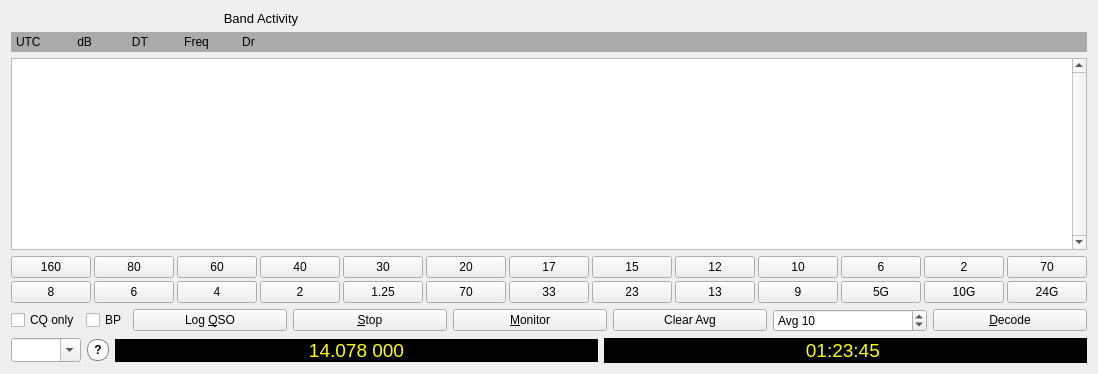
      <widget class="QWidget" name="layoutWidget">
       <layout class="QVBoxLayout" name="verticalLayout_3">
        <item>
         <widget class="QLabel" name="lh_decodes_title_label">
          <property name="maximumSize">
           <size>
            <width>500</width>
            <height>16777215</height>
           </size>
          </property>
          <property name="font">
           <font>
            <pointsize>10</pointsize>
            <bold>false</bold>
           </font>
          </property>
          <property name="text">
           <string>Band Activity</string>
          </property>
          <property name="alignment">
           <set>Qt::AlignCenter</set>
          </property>
         </widget>
        </item>
        <item>
         <widget class="QLabel" name="lh_decodes_headings_label">
          <property name="minimumSize">
           <size>
            <width>300</width>
            <height>20</height>
           </size>
          </property>
          <property name="maximumSize">
           <size>
            <width>16777215</width>
            <height>20</height>
           </size>
          </property>
          <property name="palette">
           <palette>
            <active>
             <colorrole role="Base">
              <brush brushstyle="SolidPattern">
               <color alpha="255">
                <red>252</red>
                <green>252</green>
                <blue>252</blue>
               </color>
              </brush>
             </colorrole>
             <colorrole role="Window">
              <brush brushstyle="SolidPattern">
               <color alpha="255">
                <red>170</red>
                <green>170</green>
                <blue>170</blue>
               </color>
              </brush>
             </colorrole>
            </active>
            <inactive>
             <colorrole role="Base">
              <brush brushstyle="SolidPattern">
               <color alpha="255">
                <red>252</red>
                <green>252</green>
                <blue>252</blue>
               </color>
              </brush>
             </colorrole>
             <colorrole role="Window">
              <brush brushstyle="SolidPattern">
               <color alpha="255">
                <red>170</red>
                <green>170</green>
                <blue>170</blue>
               </color>
              </brush>
             </colorrole>
            </inactive>
            <disabled>
             <colorrole role="Base">
              <brush brushstyle="SolidPattern">
               <color alpha="255">
                <red>170</red>
                <green>170</green>
                <blue>170</blue>
               </color>
              </brush>
             </colorrole>
             <colorrole role="Window">
              <brush brushstyle="SolidPattern">
               <color alpha="255">
                <red>170</red>
                <green>170</green>
                <blue>170</blue>
               </color>
              </brush>
             </colorrole>
            </disabled>
           </palette>
          </property>
          <property name="autoFillBackground">
           <bool>true</bool>
          </property>
          <property name="text">
           <string>UTC           dB            DT           Freq          Dr </string>
          </property>
          <property name="textFormat">
           <enum>Qt::PlainText</enum>
          </property>
          <property name="indent">
           <number>5</number>
          </property>
         </widget>
        </item>
        <item>
         <widget class="DisplayText" name="decodedTextBrowser">
          <property name="frameShape">
           <enum>QFrame::StyledPanel</enum>
          </property>
          <property name="verticalScrollBarPolicy">
           <enum>Qt::ScrollBarAlwaysOn</enum>
          </property>
          <property name="horizontalScrollBarPolicy">
           <enum>Qt::ScrollBarAsNeeded</enum>
          </property>
          <property name="cursorWidth">
           <number>0</number>
          </property>
          <property name="textInteractionFlags">
           <set>Qt::TextSelectableByKeyboard|Qt::TextSelectableByMouse</set>
          </property>
         </widget>
        </item>
        <item>
         <layout class="QGridLayout" name="Band_buttons_Layout">
          <property name="spacing">
           <number>3</number>
          </property>
          <item row="0" column="3">
           <widget class="QPushButton" name="pb40">
            <property name="minimumSize">
             <size>
              <width>20</width>
              <height>0</height>
             </size>
            </property>
            <property name="focusPolicy">
             <enum>Qt::StrongFocus</enum>
            </property>
            <property name="text">
             <string>40</string>
            </property>
           </widget>
          </item>
          <item row="0" column="9">
           <widget class="QPushButton" name="pb10">
            <property name="minimumSize">
             <size>
              <width>20</width>
              <height>0</height>
             </size>
            </property>
            <property name="focusPolicy">
             <enum>Qt::StrongFocus</enum>
            </property>
            <property name="text">
             <string>10</string>
            </property>
           </widget>
          </item>
          <item row="0" column="6">
           <widget class="QPushButton" name="pb17">
            <property name="minimumSize">
             <size>
              <width>20</width>
              <height>0</height>
             </size>
            </property>
            <property name="focusPolicy">
             <enum>Qt::StrongFocus</enum>
            </property>
            <property name="text">
             <string>17</string>
            </property>
           </widget>
          </item>
          <item row="0" column="2">
           <widget class="QPushButton" name="pb60">
            <property name="minimumSize">
             <size>
              <width>20</width>
              <height>0</height>
             </size>
            </property>
            <property name="text">
             <string>60</string>
            </property>
           </widget>
          </item>
          <item row="0" column="8">
           <widget class="QPushButton" name="pb12">
            <property name="minimumSize">
             <size>
              <width>20</width>
              <height>0</height>
             </size>
            </property>
            <property name="focusPolicy">
             <enum>Qt::StrongFocus</enum>
            </property>
            <property name="text">
             <string>12</string>
            </property>
           </widget>
          </item>
          <item row="0" column="0">
           <widget class="QPushButton" name="pb160">
            <property name="minimumSize">
             <size>
              <width>25</width>
              <height>0</height>
             </size>
            </property>
            <property name="text">
             <string>160</string>
            </property>
           </widget>
          </item>
          <item row="0" column="5">
           <widget class="QPushButton" name="pb20">
            <property name="minimumSize">
             <size>
              <width>20</width>
              <height>0</height>
             </size>
            </property>
            <property name="focusPolicy">
             <enum>Qt::StrongFocus</enum>
            </property>
            <property name="text">
             <string>20</string>
            </property>
           </widget>
          </item>
          <item row="0" column="1">
           <widget class="QPushButton" name="pb80">
            <property name="minimumSize">
             <size>
              <width>20</width>
              <height>0</height>
             </size>
            </property>
            <property name="focusPolicy">
             <enum>Qt::StrongFocus</enum>
            </property>
            <property name="text">
             <string>80</string>
            </property>
           </widget>
          </item>
          <item row="0" column="7">
           <widget class="QPushButton" name="pb15">
            <property name="minimumSize">
             <size>
              <width>20</width>
              <height>0</height>
             </size>
            </property>
            <property name="focusPolicy">
             <enum>Qt::StrongFocus</enum>
            </property>
            <property name="text">
             <string>15</string>
            </property>
           </widget>
          </item>
          <item row="0" column="11">
           <widget class="QPushButton" name="pb2">
            <property name="minimumSize">
             <size>
              <width>15</width>
              <height>0</height>
             </size>
            </property>
            <property name="focusPolicy">
             <enum>Qt::StrongFocus</enum>
            </property>
            <property name="text">
             <string>2</string>
            </property>
           </widget>
          </item>
          <item row="0" column="4">
           <widget class="QPushButton" name="pb30">
            <property name="minimumSize">
             <size>
              <width>20</width>
              <height>0</height>
             </size>
            </property>
            <property name="focusPolicy">
             <enum>Qt::StrongFocus</enum>
            </property>
            <property name="text">
             <string>30</string>
            </property>
           </widget>
          </item>
          <item row="0" column="10">
           <widget class="QPushButton" name="pb6">
            <property name="minimumSize">
             <size>
              <width>15</width>
              <height>0</height>
             </size>
            </property>
            <property name="focusPolicy">
             <enum>Qt::StrongFocus</enum>
            </property>
            <property name="text">
             <string>6</string>
            </property>
           </widget>
          </item>
          <item row="1" column="11">
           <widget class="QPushButton" name="pb10G">
            <property name="minimumSize">
             <size>
              <width>25</width>
              <height>0</height>
             </size>
            </property>
            <property name="text">
             <string>10G</string>
            </property>
           </widget>
          </item>
          <item row="1" column="10">
           <widget class="QPushButton" name="pb5G">
            <property name="minimumSize">
             <size>
              <width>25</width>
              <height>0</height>
             </size>
            </property>
            <property name="text">
             <string>5G</string>
            </property>
           </widget>
          </item>
          <item row="1" column="9">
           <widget class="QPushButton" name="pb9">
            <property name="minimumSize">
             <size>
              <width>25</width>
              <height>0</height>
             </size>
            </property>
            <property name="text">
             <string>9</string>
            </property>
           </widget>
          </item>
          <item row="1" column="8">
           <widget class="QPushButton" name="pb13">
            <property name="minimumSize">
             <size>
              <width>25</width>
              <height>0</height>
             </size>
            </property>
            <property name="text">
             <string>13</string>
            </property>
           </widget>
          </item>
          <item row="1" column="7">
           <widget class="QPushButton" name="pb23">
            <property name="minimumSize">
             <size>
              <width>25</width>
              <height>0</height>
             </size>
            </property>
            <property name="text">
             <string>23</string>
            </property>
           </widget>
          </item>
          <item row="1" column="6">
           <widget class="QPushButton" name="pb902">
            <property name="minimumSize">
             <size>
              <width>25</width>
              <height>0</height>
             </size>
            </property>
            <property name="text">
             <string>33</string>
            </property>
           </widget>
          </item>
          <item row="1" column="5">
           <widget class="QPushButton" name="pb432">
            <property name="minimumSize">
             <size>
              <width>25</width>
              <height>0</height>
             </size>
            </property>
            <property name="text">
             <string>70</string>
            </property>
           </widget>
          </item>
          <item row="1" column="4">
           <widget class="QPushButton" name="pb220">
            <property name="minimumSize">
             <size>
              <width>25</width>
              <height>0</height>
             </size>
            </property>
            <property name="text">
             <string>1.25</string>
            </property>
           </widget>
          </item>
          <item row="1" column="3">
           <widget class="QPushButton" name="pb144">
            <property name="minimumSize">
             <size>
              <width>25</width>
              <height>0</height>
             </size>
            </property>
            <property name="text">
             <string>2</string>
            </property>
           </widget>
          </item>
          <item row="1" column="2">
           <widget class="QPushButton" name="pb4">
            <property name="minimumSize">
             <size>
              <width>25</width>
              <height>0</height>
             </size>
            </property>
            <property name="text">
             <string>4</string>
            </property>
           </widget>
          </item>
          <item row="1" column="1">
           <widget class="QPushButton" name="pb50">
            <property name="minimumSize">
             <size>
              <width>25</width>
              <height>0</height>
             </size>
            </property>
            <property name="text">
             <string>6</string>
            </property>
           </widget>
          </item>
          <item row="1" column="0">
           <widget class="QPushButton" name="pb8">
            <property name="minimumSize">
             <size>
              <width>25</width>
              <height>0</height>
             </size>
            </property>
            <property name="text">
             <string>8</string>
            </property>
           </widget>
          </item>
          <item row="0" column="12">
           <widget class="QPushButton" name="pb70">
            <property name="minimumSize">
             <size>
              <width>20</width>
              <height>0</height>
             </size>
            </property>
            <property name="focusPolicy">
             <enum>Qt::StrongFocus</enum>
            </property>
            <property name="text">
             <string>70</string>
            </property>
           </widget>
          </item>
          <item row="1" column="12">
           <widget class="QPushButton" name="pb24G">
            <property name="minimumSize">
             <size>
              <width>25</width>
              <height>0</height>
             </size>
            </property>
            <property name="text">
             <string>24G</string>
            </property>
           </widget>
          </item>
         </layout>
        </item>
        <item>
         <layout class="QHBoxLayout" name="horizontalLayout" stretch="0,0,3,3,3,3,3,3">
          <item>
           <widget class="QCheckBox" name="cbCQonly">
            <property name="toolTip">
             <string>&lt;html&gt;&lt;head/&gt;&lt;body&gt;&lt;p&gt;CQ or CQ/73 messages only. &lt;br&gt;Right-click for messages with DX Call only.&lt;/p&gt;&lt;/body&gt;&lt;/html&gt;</string>
            </property>
            <property name="text">
             <string>CQ only</string>
            </property>
           </widget>
          </item>
          <item>
           <widget class="QCheckBox" name="cbBypass">
            <property name="toolTip">
             <string>Bypass all filters</string>
            </property>
            <property name="text">
             <string>BP</string>
            </property>
           </widget>
          </item>
          <item>
           <widget class="QPushButton" name="logQSOButton">
            <property name="minimumSize">
             <size>
              <width>0</width>
              <height>0</height>
             </size>
            </property>
            <property name="toolTip">
             <string>Enter this QSO in log</string>
            </property>
            <property name="text">
             <string>Log &amp;QSO</string>
            </property>
           </widget>
          </item>
          <item>
           <widget class="QPushButton" name="stopButton">
            <property name="minimumSize">
             <size>
              <width>50</width>
              <height>0</height>
             </size>
            </property>
            <property name="toolTip">
             <string>Stop monitoring</string>
            </property>
            <property name="text">
             <string>&amp;Stop</string>
            </property>
           </widget>
          </item>
          <item>
           <widget class="QPushButton" name="monitorButton">
            <property name="minimumSize">
             <size>
              <width>50</width>
              <height>0</height>
             </size>
            </property>
            <property name="toolTip">
             <string>&lt;html&gt;&lt;head/&gt;&lt;body&gt;&lt;p&gt;Toggle monitoring On/Off. &lt;br&gt;Yellow when saving .wav files.&lt;/p&gt;&lt;/body&gt;&lt;/html&gt;</string>
            </property>
            <property name="styleSheet">
             <string notr="true">QPushButton:checked {
    color: #000000;
	background-color: #00ff00;
    border-style: outset;
	border-width: 1px;
	border-radius: 5px;
    border-color: black;
	min-width: 5em;
	padding: 3px;
}</string>
            </property>
            <property name="text">
             <string>&amp;Monitor</string>
            </property>
            <property name="checkable">
             <bool>true</bool>
            </property>
            <property name="checked">
             <bool>false</bool>
            </property>
           </widget>
          </item>
          <item>
           <widget class="QPushButton" name="ClrAvgButton">
            <property name="enabled">
             <bool>true</bool>
            </property>
            <property name="minimumSize">
             <size>
              <width>0</width>
              <height>0</height>
             </size>
            </property>
            <property name="toolTip">
             <string>&lt;html&gt;&lt;head/&gt;&lt;body&gt;&lt;p&gt;Clear the accumulating message average.&lt;/p&gt;&lt;/body&gt;&lt;/html&gt;</string>
            </property>
            <property name="accessibleDescription">
             <string>Clear the accumulating message average.</string>
            </property>
            <property name="text">
             <string>Clear Avg</string>
            </property>
           </widget>
          </item>
          <item>
           <widget class="HintedSpinBox" name="sbEchoAvg">
            <property name="prefix">
             <string>Avg </string>
            </property>
            <property name="minimum">
             <number>1</number>
            </property>
            <property name="maximum">
             <number>100</number>
            </property>
            <property name="value">
             <number>10</number>
            </property>
           </widget>
          </item>
          <item>
           <widget class="QPushButton" name="DecodeButton">
            <property name="minimumSize">
             <size>
              <width>50</width>
              <height>0</height>
             </size>
            </property>
            <property name="focusPolicy">
             <enum>Qt::StrongFocus</enum>
            </property>
            <property name="toolTip">
             <string>&lt;html&gt;&lt;head/&gt;&lt;body&gt;&lt;p&gt;Decode most recent Rx period at QSO Frequency&lt;/p&gt;&lt;/body&gt;&lt;/html&gt;</string>
            </property>
            <property name="accessibleDescription">
             <string>Decode most recent Rx period at QSO Frequency</string>
            </property>
            <property name="styleSheet">
             <string notr="true">QPushButton:checked {
	color: rgb(0, 0, 0);
	background-color: cyan;
	border-style: outset;
	border-width: 1px;
	border-radius: 5px;
	border-color: black;
	min-width: 5em;
	padding: 3px;
}</string>
            </property>
            <property name="text">
             <string>&amp;Decode</string>
            </property>
            <property name="checkable">
             <bool>true</bool>
            </property>
           </widget>
          </item>
         </layout>
        </item>
        <item>
         <layout class="QGridLayout" name="gridLayout_4" rowstretch="0">
          <item row="0" column="0">
           <widget class="BandComboBox" name="bandComboBox">
            <property name="maximumSize">
             <size>
              <width>70</width>
              <height>16777215</height>
             </size>
            </property>
            <property name="toolTip">
             <string>&lt;html&gt;&lt;head/&gt;&lt;body&gt;&lt;p&gt;Select operating band or enter frequency in MHz or enter kHz increment followed by k.&lt;/p&gt;&lt;/body&gt;&lt;/html&gt;</string>
            </property>
            <property name="accessibleName">
             <string>Frequency entry</string>
            </property>
            <property name="accessibleDescription">
             <string>Select operating band or enter frequency in MHz or enter kHz increment followed by k.</string>
            </property>
            <property name="editable">
             <bool>true</bool>
            </property>
            <property name="maxVisibleItems">
             <number>28</number>
            </property>
            <property name="insertPolicy">
             <enum>QComboBox::NoInsert</enum>
            </property>
            <property name="sizeAdjustPolicy">
             <enum>QComboBox::AdjustToMinimumContentsLengthWithIcon</enum>
            </property>
           </widget>
          </item>
          <item row="0" column="1">
           <widget class="QPushButton" name="readFreq">
            <property name="enabled">
             <bool>false</bool>
            </property>
            <property name="toolTip">
             <string>&lt;html&gt;&lt;head/&gt;&lt;body&gt;&lt;p&gt;If orange or red there has been a rig control failure, click to reset and read the dial frequency.  S implies split mode.&lt;/p&gt;&lt;/body&gt;&lt;/html&gt;</string>
            </property>
            <property name="accessibleDescription">
             <string>If orange or red there has been a rig control failure, click to reset and read the dial frequency. S implies split mode.</string>
            </property>
            <property name="styleSheet">
             <string notr="true">QPushButton {
 font-family: helvetica;
 font-size: 9pt;
 font-weight: bold;
 background-color: white;
 color: black;
 border-style: solid;
 border-width:1px;
 border-radius:10px;
 border-color: gray;
 max-width:20px;
 max-height:20px;
 min-width:20px;
 min-height:20px;
}
QPushButton[state=&quot;error&quot;] {
 background-color: red;
}
QPushButton[state=&quot;warning&quot;] {
 background-color: orange;
}
QPushButton[state=&quot;ok&quot;] {
 background-color: #00ff00;
}</string>
            </property>
            <property name="text">
             <string>?</string>
            </property>
           </widget>
          </item>
          <item row="0" column="2">
           <widget class="QLabel" name="labDialFreq">
            <property name="sizePolicy">
             <sizepolicy hsizetype="Minimum" vsizetype="Fixed">
              <horstretch>0</horstretch>
              <verstretch>0</verstretch>
             </sizepolicy>
            </property>
            <property name="font">
             <font>
              <family>MS Shell Dlg 2</family>
              <pointsize>14</pointsize>
             </font>
            </property>
            <property name="focusPolicy">
             <enum>Qt::WheelFocus</enum>
            </property>
            <property name="toolTip">
             <string>USB dial frequency</string>
            </property>
            <property name="styleSheet">
             <string notr="true">QLabel {
  font-family: MS Shell Dlg 2;
  font-size: 14pt;
   color : yellow;
   background-color : black;
}
QLabel[oob=&quot;true&quot;] {
  background-color: red;
}</string>
            </property>
            <property name="text">
             <string>14.078 000</string>
            </property>
            <property name="alignment">
             <set>Qt::AlignCenter</set>
            </property>
            <property name="margin">
             <number>5</number>
            </property>
           </widget>
          </item>
          <item row="0" column="3">
           <widget class="QLabel" name="labUTC">
            <property name="sizePolicy">
             <sizepolicy hsizetype="Minimum" vsizetype="Fixed">
              <horstretch>0</horstretch>
              <verstretch>0</verstretch>
             </sizepolicy>
            </property>
            <property name="font">
             <font>
              <family>MS Shell Dlg 2</family>
              <pointsize>14</pointsize>
             </font>
            </property>
            <property name="styleSheet">
             <string notr="true">QLabel {
  font-family: MS Shell Dlg 2;
  font-size: 14pt;
  background-color : black;
  color : yellow;
}</string>
            </property>
            <property name="frameShape">
             <enum>QFrame::StyledPanel</enum>
            </property>
            <property name="frameShadow">
             <enum>QFrame::Sunken</enum>
            </property>
            <property name="lineWidth">
             <number>2</number>
            </property>
            <property name="midLineWidth">
             <number>0</number>
            </property>
            <property name="text">
             <string>&lt;html&gt;&lt;head/&gt;&lt;body&gt;&lt;p align=&quot;center&quot;&gt; 01:23:45 &lt;/p&gt;&lt;/body&gt;&lt;/html&gt;</string>
            </property>
            <property name="alignment">
             <set>Qt::AlignCenter</set>
            </property>
            <property name="margin">
             <number>5</number>
            </property>
           </widget>
          </item>
         </layout>
        </item>
       </layout>
      </widget>
